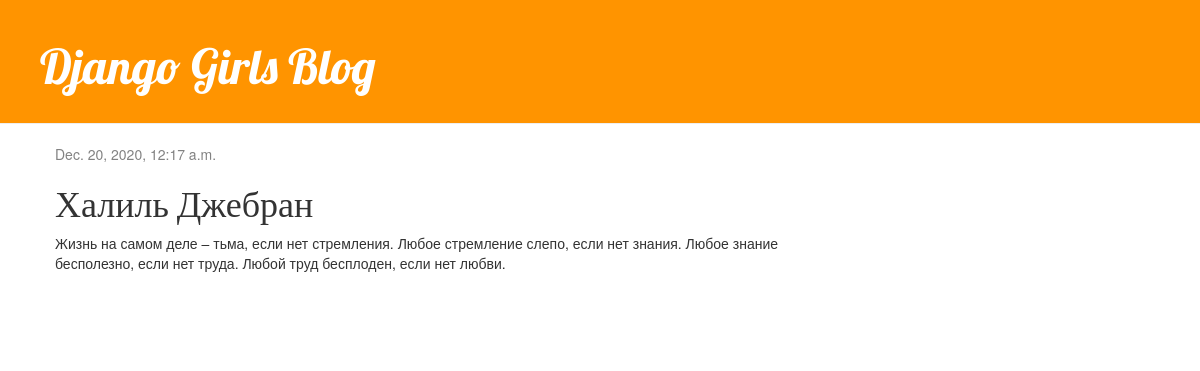
Page /post/6/ on the committed database.
### blog/models.py (models this page shows, shortened)
class Post(models.Model):
    author = models.ForeignKey(settings.AUTH_USER_MODEL, on_delete=models.CASCADE)
    title = models.CharField(max_length=200)
    text = models.TextField()
    create_date = models.DateTimeField(default=timezone.now)
    published_date = models.DateTimeField(blank=True, null=True)

### blog/views.py (the view)
# urls.py: path('post/<int:pk>/', views.post_detail, name='post_detail'),
def post_detail(request, pk):
    post = get_object_or_404(Post, pk=pk)
    return render(request, 'blog/post_detail.html', {'post':post})

### blog/templates/blog/post_detail.html (shortened to what this page needs)
{% extends 'blog/base.html' %}
{% block content %}
    <div class="post">
        {% if post.published_date %}
            <div class="date">
                {{ post.published_date }}
            </div>
        {% endif %}
        <h1>{{ post.title }}</h1>
        <p>{{ post.text|linebreaksbr }}</p>
    </div>
{% endblock %}

### blog/static/css/blog.css (style rules this page uses)
h1, h2, h3, h4 { font-family: 'Lobster', cursive; }
.date { color: #828282; }
.post { margin-bottom: 70px; }

### rows in the picture
Post: published_date "Dec. 20, 2020, 12:17 a.m.", title "Халиль Джебран", text "Жизнь на самом деле – тьма, если нет стремления. Любое стремление слепо, если нет знания. Любое знание бесполезно, если нет труда. Любой труд бесплоден, если нет любви."
